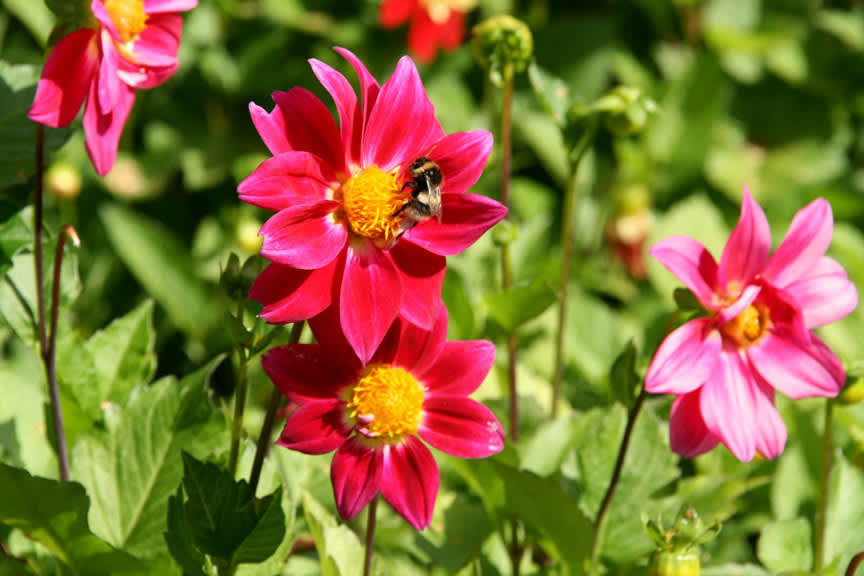
#> input picture I/image-processing/image.jpg, 864 x 576 px
$ python main.py
#> lines starting #> are read from the running program, lines starting #| are printed output that depends on the picture
from PIL import Image, ImageFilter, ImageEnhance

# Open an image
image_path = "image.jpg"
image = Image.open(image_path)
#> image is the input picture: PIL image 864x576 RGB; mean R, G, B 134.6, 110.7, 55.5

# Define a menu to choose the operation
print("Image Processing Options:")
print("1. Gaussian Blur")
print("2. Brightness Adjustment")
print("3. Contrast Adjustment")
print("4. Rotate")
choice = input("Enter the option (1/2/3/4): ")
#> the answer given: 1

if choice == "1":
    # Apply Gaussian Blur filter
    blurred_image = image.filter(ImageFilter.GaussianBlur(radius=5))
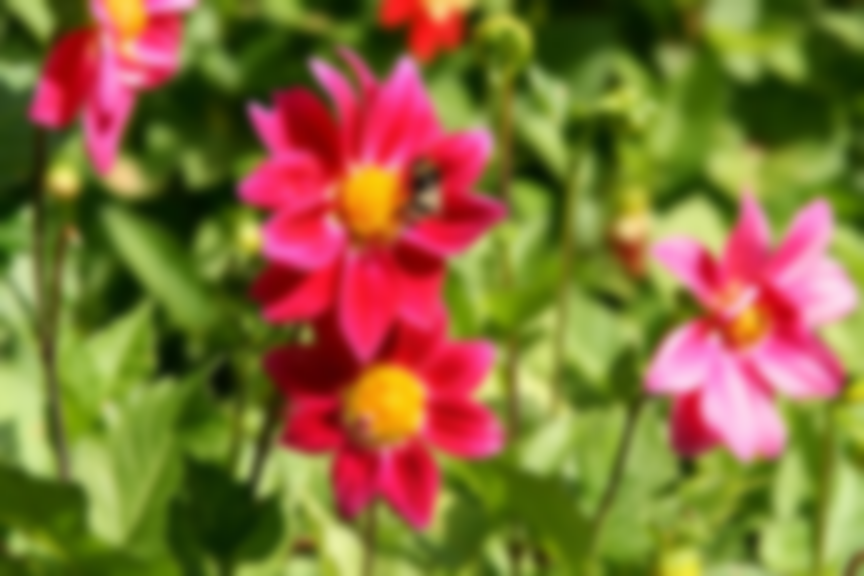
#> blurred_image: PIL image 864x576 RGB; mean R, G, B 134.6, 110.6, 55.5
    output_image_path = "blurred_image.jpg"
    blurred_image.save(output_image_path)
    print("Gaussian Blur applied. Modified image saved as 'blurred_image.jpg'.")

elif choice == "2":
    # Adjust brightness
    brightness_factor = float(input("Enter brightness factor (0.0 to 2.0): "))
    enhancer = ImageEnhance.Brightness(image)
    adjusted_image = enhancer.enhance(brightness_factor)
    output_image_path = "brightness_adjusted_image.jpg"
    adjusted_image.save(output_image_path)
    print("Brightness adjusted. Modified image saved as 'brightness_adjusted_image.jpg'.")

elif choice == "3":
    # Adjust contrast
    contrast_factor = float(input("Enter contrast factor (0.0 to 2.0): "))
    enhancer = ImageEnhance.Contrast(image)
    adjusted_image = enhancer.enhance(contrast_factor)
    output_image_path = "contrast_adjusted_image.jpg"
    adjusted_image.save(output_image_path)
    print("Contrast adjusted. Modified image saved as 'contrast_adjusted_image.jpg'.")

elif choice == "4":
    # Rotate the image
    angle = float(input("Enter rotation angle (in degrees): "))
    rotated_image = image.rotate(angle)
    output_image_path = "rotated_image.jpg"
    rotated_image.save(output_image_path)
    print(f"Image rotated by {angle} degrees. Modified image saved as 'rotated_image.jpg'.")

else:
    print("Invalid choice. Please select a valid option (1/2/3/4).")

$ run again, with I/image-metadata-extractor/image.jpg copied over I/image-processing/image.jpg
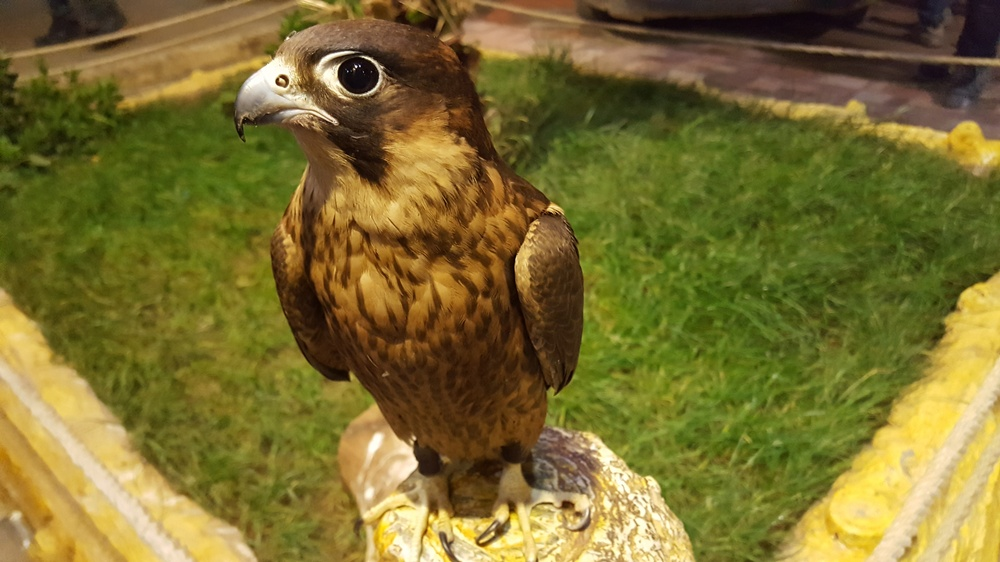
#> input picture I/image-metadata-extractor/image.jpg, 1000 x 562 px, shrunk from 5312 x 2988 before the run
#> image is the input picture: PIL image 1000x562 RGB; mean R, G, B 122.6, 110.3, 48
#> `blurred_image = image.filter(ImageFilter.GaussianBlur(radius=5))`:
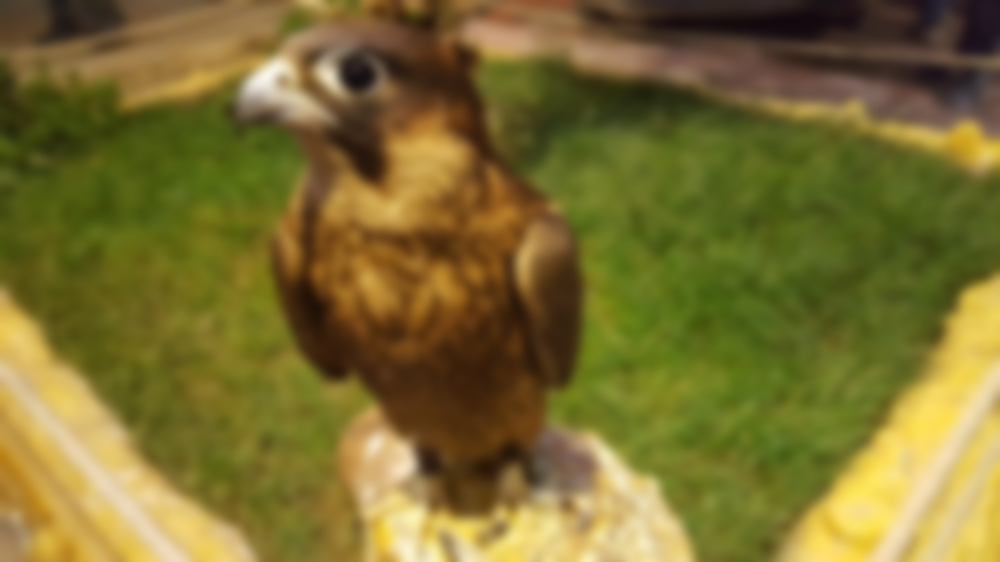
#> blurred_image: PIL image 1000x562 RGB; mean R, G, B 122.6, 110.3, 48

$ run again, with I/image-to-sketch/dog.jpg copied over I/image-processing/image.jpg
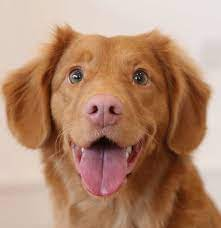
#> input picture I/image-to-sketch/dog.jpg, 221 x 228 px
#> image is the input picture: PIL image 221x228 RGB; mean R, G, B 177.2, 137, 112.5
#> `blurred_image = image.filter(ImageFilter.GaussianBlur(radius=5))`:
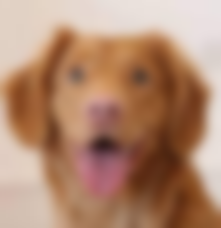
#> blurred_image: PIL image 221x228 RGB; mean R, G, B 177.2, 137, 112.6
